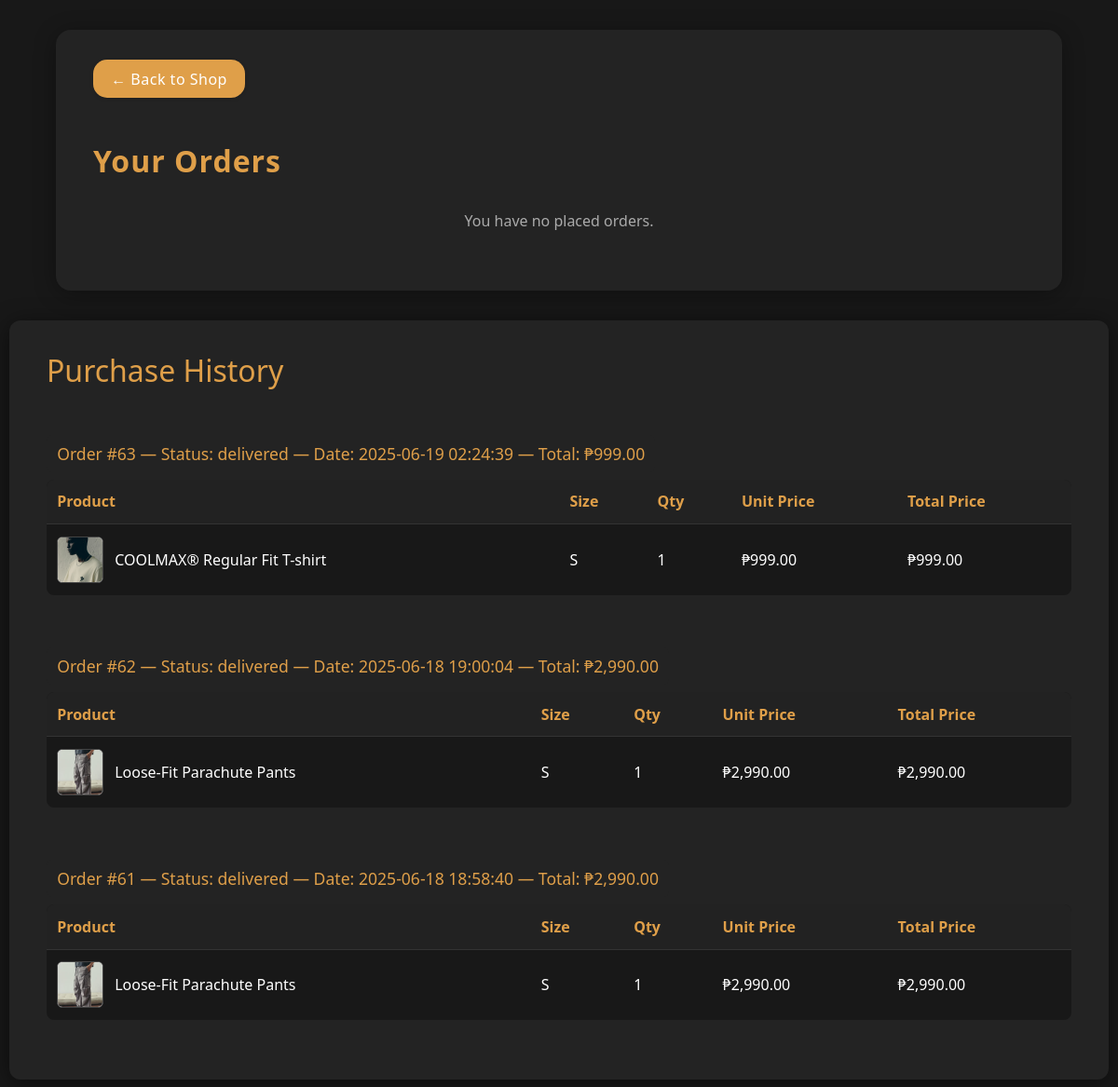
Screenshot of /orders.php (signed in) with the database file from the repository.
### tables this page shows
CREATE TABLE `orders` (
  `order_id` int(11) NOT NULL,
  `user_id` int(11) DEFAULT NULL,
  `total_price` decimal(10,2) NOT NULL,
  `status` enum('pending','confirmed','shipped','delivered','cancelled','processing') DEFAULT 'pending',
  `created_at` timestamp NOT NULL DEFAULT current_timestamp()
);

CREATE TABLE `order_items` (
  `order_item_id` int(11) NOT NULL,
  `order_id` int(11) NOT NULL,
  `product_id` int(11) NOT NULL,
  `size` varchar(10) DEFAULT NULL,
  `quantity` int(11) DEFAULT NULL,
  `price` decimal(10,2) DEFAULT NULL
);

CREATE TABLE `products` (
  `product_id` int(11) NOT NULL,
  `name` varchar(255) NOT NULL,
  `description` text DEFAULT NULL,
  `price` decimal(10,2) NOT NULL,
  `image` varchar(255) DEFAULT NULL,
  `stock` int(11) DEFAULT 0,
  `category` varchar(50) NOT NULL,
  `sizes` varchar(255) NOT NULL,
  `username` varchar(255) NOT NULL,
  `user_id` int(11) NOT NULL,
  `active` tinyint(1) DEFAULT 1
);

### orders.php (the view, shortened to what this page needs)
<?php
$user_id = $_SESSION['user_id'];
$conn = OpenCon();
$orders = [];
$stmt = $conn->prepare("SELECT order_id, user_id, total_price, status, created_at FROM orders WHERE user_id = ? AND (status = 'Delivered' OR status = 'delivered') ORDER BY created_at DESC");
$stmt->bind_param("i", $user_id);
$stmt->execute();
$result = $stmt->get_result();
$history_orders = [];
while ($row = $result->fetch_assoc()) {
    $history_orders[] = $row;
}
$history_items = [];
foreach ($history_orders as $order) {
    $stmt = $conn->prepare("SELECT
            oi.product_id,
            p.name,
            oi.size,
            oi.quantity,
            oi.price,
            p.image
        FROM order_items oi
        JOIN products p ON oi.product_id = p.product_id AND oi.size = p.sizes
        WHERE oi.order_id = ?
        ORDER BY p.name, oi.size");
    $stmt->bind_param("i", $order['order_id']);
    $stmt->execute();
    $result = $stmt->get_result();
    $items = [];
    while ($row = $result->fetch_assoc()) {
        $items[] = $row;
    }
    $history_items[$order['order_id']] = $items;
}
?>
<!DOCTYPE html>
<html lang="en">
<head>
    <link rel="stylesheet" href="css/orders.css">
</head>
<body>
    <div class="orders-container">
        <a href="welcome.php" class="back-button">← Back to Shop</a>
        <h1>Your Orders</h1>
        <?php if (empty($orders)): ?>
            <div class="empty">You have no placed orders.</div>
        <?php endif; ?>
    </div>
    <div class="purchase-history-container">
        <div class="purchase-history-title">Purchase History</div>
        <?php if (empty($history_orders)): ?>
            <div class="history-empty">No delivered orders yet.</div>
        <?php else: ?>
            <?php foreach ($history_orders as $order): ?>
                <div class="history-order-header">
                    Order #<?php echo $order['order_id']; ?> &mdash;
                    <span>Status: <?php echo htmlspecialchars($order['status']); ?></span> &mdash;
                    <span>Date: <?php echo htmlspecialchars($order['created_at']); ?></span> &mdash;
                    <span>Total: ₱<?php echo number_format($order['total_price'], 2); ?></span>
                </div>
                <table class="history-table">
                    <thead>
                        <tr>
                            <th>Product</th>
                            <th>Size</th>
                            <th>Qty</th>
                            <th>Unit Price</th>
                            <th>Total Price</th>
                        </tr>
                    </thead>
                    <tbody>
                        <?php foreach ($history_items[$order['order_id']] as $item): ?>
                        <tr>
                            <td>
                                <div class="history-product-info">
                                    <img src="<?php echo htmlspecialchars($item['image']); ?>" alt="">
                                    <span><?php echo htmlspecialchars($item['name']); ?></span>
                                </div>
                            </td>
                            <td><?php echo htmlspecialchars($item['size']); ?></td>
                            <td><?php echo htmlspecialchars($item['quantity']); ?></td>
                            <td>₱<?php echo number_format($item['price'], 2); ?></td>
                            <td>₱<?php echo number_format($item['price'] * $item['quantity'], 2); ?></td>
                        </tr>
                        <?php endforeach; ?>
                    </tbody>
                </table>
            <?php endforeach; ?>
        <?php endif; ?>
    </div>
</body>
</html>

### css/orders.css (style rules this page uses)
body { background: #181818; color: #fff; font-family: 'Segoe UI', Arial, sans-serif; }
.orders-container { max-width: 1000px; margin: 2rem auto; background: #232323; border-radius: 16px; padding: 2rem 2.5rem; box-shadow: 0 4px 24px #0005; }
h1 { color: #df9f49; margin-bottom: 2rem; letter-spacing: 1px; }
.empty { color: #aaa; text-align: center; margin: 2rem 0; }
.back-button { display: inline-block; margin-bottom: 1.5rem; padding: 0.6rem 1.2rem; background-color: #df9f49; color: white; border: none; border-radius: 15px; cursor: pointer; text-decoration: none; font-size: 1rem; font-weight: 500; letter-spacing: 0.5px; box-shadow: 0 1px 4px #0002; }

### orders.php (style rules this page uses)
.purchase-history-container { margin: 2rem auto 0 auto; max-width: 1100px; background: #232323; border-radius: 12px; padding: 2rem 2.5rem; box-shadow: 0 4px 24px #0008; }
.purchase-history-title { color: #df9f49; margin-bottom: 1.5rem; font-size: 2rem; text-align: left; }
.history-table { width: 100%; border-collapse: collapse; margin-bottom: 2rem; background: #181818; border-radius: 8px; overflow: hidden; }
.history-table th, .history-table td { padding: 0.8rem 0.7rem; border-bottom: 1px solid #333; text-align: left; }
.history-table th { background: #222; color: #df9f49; font-weight: 600; }
.history-table tr:last-child td { border-bottom: none; }
.history-product-info { display: flex; align-items: center; gap: 12px; }
.history-product-info img { width: 48px; height: 48px; object-fit: cover; border-radius: 6px; border: 1px solid #444; background: #fff; }
.history-order-header { background: #232323; color: #df9f49; font-size: 1.1rem; padding: 0.5rem 0.7rem; border-radius: 6px; margin: 1.5rem 0 0.5rem 0; display: inline-block; }

### rows the page displays
orders: order_id "63", status "delivered", created_at "2025-06-19 02:24:39", total_price "999.00"
order_items: product.image (picture), product.name "COOLMAX® Regular Fit T-shirt", size "S", quantity "1", price "999.00", $item['price']*$item['quantity'] "999.00"
orders: order_id "62", status "delivered", created_at "2025-06-18 19:00:04", total_price "2,990.00"
order_items: product.image (picture), product.name "Loose-Fit Parachute Pants", size "S", quantity "1", price "2,990.00", $item['price'] * $item['quantity'] "2,990.00"
orders: order_id "61", status "delivered", created_at "2025-06-18 18:58:40", total_price "2,990.00"
